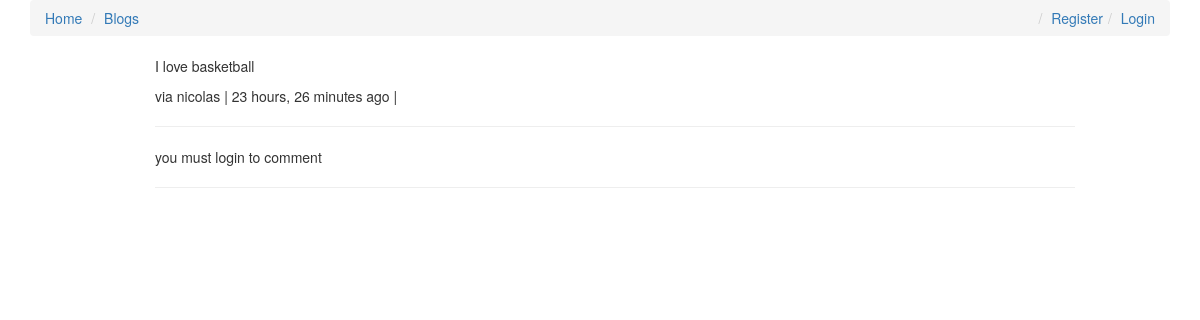
The page /comments/25/ on the database as committed earlier.
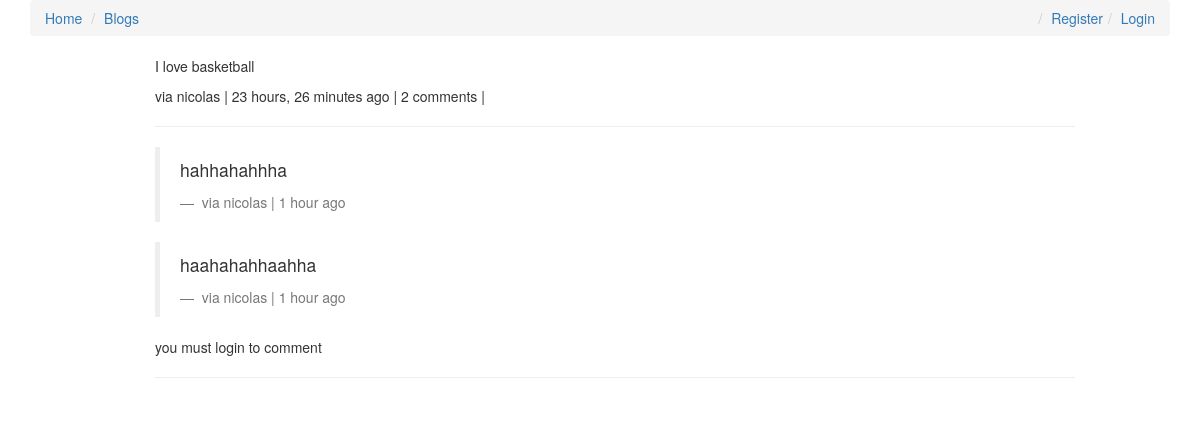
The same page on the database as committed later.
### comments/models.py (models this page shows, shortened)
class Comment(models.Model):
    user = models.ForeignKey(settings.AUTH_USER_MODEL, default=1)
    content_type = models.ForeignKey(ContentType, on_delete=models.CASCADE)
    object_id = models.PositiveIntegerField()
    content_object = GenericForeignKey('content_type', 'object_id')
    parent = models.ForeignKey("self", null=True, blank=True)
    content = models.TextField()
    timestamp = models.DateTimeField(auto_now_add=True)
    def children(self):  # replies
        return Comment.objects.filter(parent=self)
    objects = CommentManager()
    class Meta:
        app_label = "comments"
        ordering = ['-timestamp']

### comments/views.py (the view, shortened to what this page needs)
# urls.py: url(r'^(?P<id>\d+)/$', comments_thread, name="comments_thread"),
def comments_thread(request, id):
    comment = get_object_or_404(Comment, id=id)
    initial_data = {
        "content_type": comment.content_type,  # blog that the comment is on
        "object_id": comment.object_id,
    }
    form = CommentForm(request.POST or None, initial=initial_data)
    context = {
        "comment": comment,
        "form": form
    }
    return render(request, "comments/comments_thread.html", context)

### comments/models.py (called while the page is built)
    def all(self):
        qs = super(CommentManager,self).filter(parent=None)
        return qs

### comments/templates/comments/comments_thread.html (shortened to what this page needs)
{% extends 'index.html' %}
{% load urlify %}
{% load crispy_forms_tags %}
{% block content %}
<div class="container">
    <div class="col-sm-10 col-sm-offset-1">
                <p>{{ comment.content }}</p>
                <footer> via {{ comment.user }} | {{ comment.timestamp | timesince }} ago |
                    {% if comment.children.count > 0 %} {{ comment.children.count }} comment{% if comment.children.count > 1 %}s{% endif %} | {% endif %}</footer>
                <hr/>
                <div >
                    {% for child_comment in comment.children %}
                    <blockquote>
                        <p>{{ child_comment.content }}</p>
                        <footer> via {{ child_comment.user }} | {{ child_comment.timestamp | timesince }} ago</footer>
                    </blockquote>
                    {% endfor %}
                    {% if request.user.is_authenticated %}
                    <form method="POST" action=".">
                        {% csrf_token %}
                        {{ form | crispy }}
                        <input type="hidden" name="parent_id" value="{{ comment.id }}">
                        <input type="submit" value="Reply" class="btn btn-default">
                    </form>
                    {% else %}
                    <p>you must login to comment</p>
                    {% endif %}
                </div>
            <hr/>
    </div>
</div>
{% endblock content %}

### templates/index.html (shortened to what this page needs)
<!DOCTYPE HTML>
{% load static %}
<html>
<head>
    <link rel="stylesheet" href="https://maxcdn.bootstrapcdn.com/bootstrap/3.3.7/css/bootstrap.min.css"
>
    <link rel="stylesheet" href="https://maxcdn.bootstrapcdn.com/bootstrap/3.3.7/css/bootstrap-theme.min.css"
>
    <link rel="stylesheet" href="https://maxcdn.bootstrapcdn.com/font-awesome/4.7.0/css/font-awesome.min.css" >
    <link rel="stylesheet" type="text/css" href="{% static 'css/base.css' %}">
</head>
<body>
<div class="container">
    <ol class="breadcrumb">
        <li><a href="{% url 'blogs:blogs_index' %}">Home</a></li>
        <li><a href="{% url 'blogs:blogs_index' %}">Blogs</a></li>
        {% if not request.user.is_authenticated %}
        <li class="pull-right"><a href="{% url 'accounts:login_view'  %}">Login</a></li>
        <li class="pull-right"><a href="{% url 'accounts:register_view'  %}">Register</a></li>
        {% else %}
        <li class="pull-right"><a href="{% url 'accounts:logout_view'  %}">Logout</a></li>
        <li class="pull-right"> Welcome {{ request.user.username|title }} !</li>
        {% endif %}
    </ol>
</div>
<div class="container">
    {% block content %}
    {% endblock content %}
</div>
</body>
</html>

Rows that differ between the two databases and show on the page:
shown differently, row unchanged: Comment "I love basketball": children.count (not shown) → "2"
added Comment: content "hahhahahhha", user "nicolas", timestamp "1 hour"
added Comment: content "haahahahhaahha", user "nicolas", timestamp "1 hour"
Other text that changed with them:
text now shown: "comment s |"
